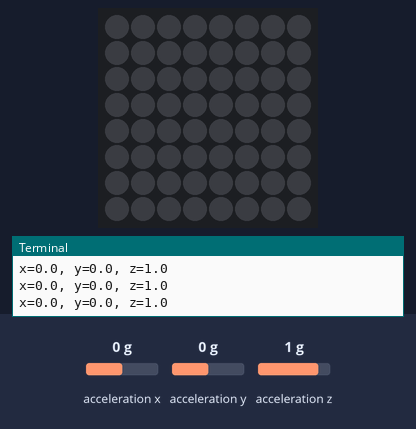
Recording of a program running on a simulated Raspberry Pi (BCM pin numbers) with a Sense HAT. Shown: the Sense HAT's 8×8 RGB LED matrix, the last lines printed to the terminal. The inputs (shaded band) are chosen by the test bench; at power-on: acceleration x 0 g, acceleration y 0 g, acceleration z 1 g. Random numbers come from a fixed seed.

Above: at 1.2 s.
1.3 s: acceleration x set to -1.4 g
At 3.5 s:
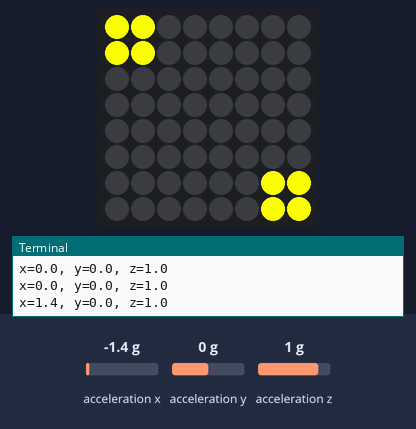
At 9.4 s:
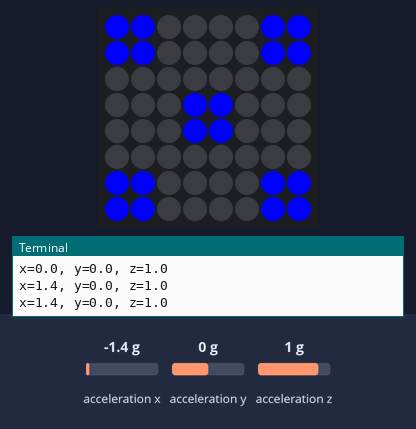
Timing chart, 0 to 9.8 s (numbered marks = the images above; inputs shaded):
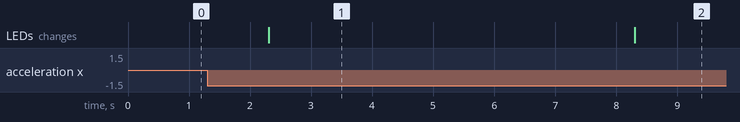

The program:

senseHat_dice.py
```python
from sense_hat import SenseHat
from time import sleep
import random

sense = SenseHat()

# Colours defined
w = (255,255,255)    #white
y = (255, 255, 0)    #yellow
o = (255, 165, 0)    #orange
g = (0,255, 0)       #green
bl = (0, 0, 255)      #blue
p = (255, 0, 255)    #purple

b = (0, 0, 0)       #black

# dice 1
d1 = [
    b, b, b, b, b, b, b, b,
    b, b, b, b, b, b, b, b,
    b, b, b, b, b, b, b, b,
    b, b, b, w, w, b, b, b,
    b, b, b, w, w, b, b, b,
    b, b, b, b, b, b, b, b,
    b, b, b, b, b, b, b, b,
    b, b, b, b, b, b, b, b
]

# dice 2
d2 = [
    y, y, b, b, b, b, b, b,
    y, y, b, b, b, b, b, b,
    b, b, b, b, b, b, b, b,
    b, b, b, b, b, b, b, b,
    b, b, b, b, b, b, b, b,
    b, b, b, b, b, b, b, b,
    b, b, b, b, b, b, y, y,
    b, b, b, b, b, b, y, y
]

# dice 3
d3 = [
    o, o, b, b, b, b, b, b,
    o, o, b, b, b, b, b, b,
    b, b, b, b, b, b, b, b,
    b, b, b, o, o, b, b, b,
    b, b, b, o, o, b, b, b,
    b, b, b, b, b, b, b, b,
    b, b, b, b, b, b, o, o,
    b, b, b, b, b, b, o, o
]

# dice 4
d4 = [
    g, g, b, b, b, b, g, g,
    g, g, b, b, b, b, g, g,
    b, b, b, b, b, b, b, b,
    b, b, b, b, b, b, b, b,
    b, b, b, b, b, b, b, b,
    b, b, b, b, b, b, b, b,
    g, g, b, b, b, b, g, g,
    g, g, b, b, b, b, g, g
]

# dice 5
d5 = [
    bl, bl, b, b, b, b, bl, bl,
    bl, bl, b, b, b, b, bl, bl,
    b, b, b, b, b, b, b, b,
    b, b, b, bl, bl, b, b, b,
    b, b, b, bl, bl, b, b, b,
    b, b, b, b, b, b, b, b,
    bl, bl, b, b, b, b, bl, bl,
    bl, bl, b, b, b, b, bl, bl
]

# dice 6
d6 = [
    p, p, b, b, b, b, p, p,
    p, p, b, b, b, b, p, p,
    b, b, b, b, b, b, b, b,
    p, p, b, b, b, b, p, p,
    p, p, b, b, b, b, p, p,
    b, b, b, b, b, b, b, b,
    p, p, b, b, b, b, p, p,
    p, p, b, b, b, b, p, p
]

def setPixelDice(rolledDice):
    sense.set_pixels(rolledDice)


while True:
  acceleration = sense.get_accelerometer_raw()
  x = acceleration['x']
  y = acceleration['y']
  z = acceleration['z']

  x = abs(x)
  y = abs(y)
  z = abs(z)

  print("x={0}, y={1}, z={2}".format(x, y, z))

  if x > 1 or y > 1 or z > 1:
      rolledDice = random.choice([d1,d2,d3,d4,d5,d6])
      sleep(1)
      setPixelDice(rolledDice)
      sleep(5)
  else:
      sense.clear()
```

Measured:
- after the input at 1.3 s, the LEDs: change after 1.0 s (image 1)
- what the display in image 1 shows lasts 6.0 s, from 2.3 s to 8.3 s
